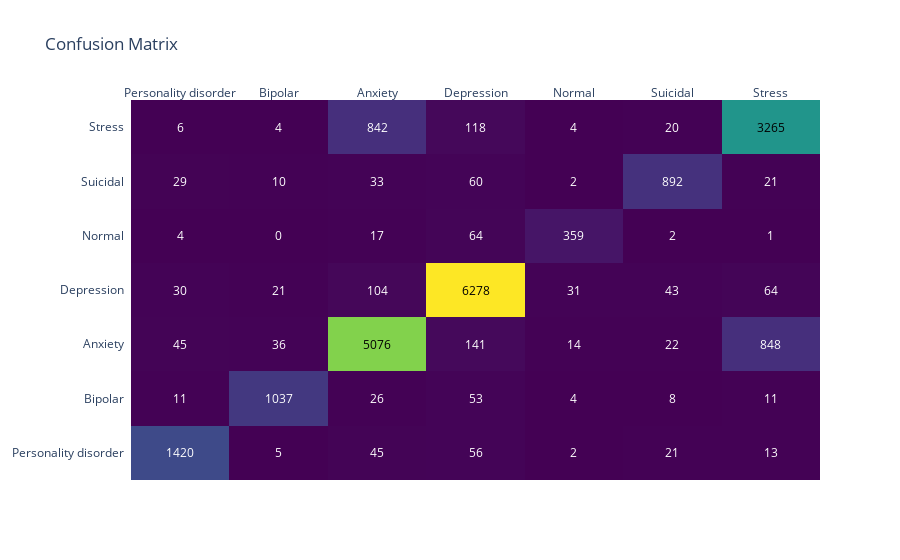

The code cell stored with this chart in its notebook:
### Code cell
# Confusion Matrix
cm = confusion_matrix(y_test, y_pred)
cm_fig = ff.create_annotated_heatmap(
    z=cm,
    x=list(set(y_test)),
    y=list(set(y_test)),
    annotation_text=cm,
    colorscale='Viridis'
)
cm_fig.update_layout(title='Confusion Matrix')
cm_fig.show()

### Figure 1 — Plotly figure (JSON) as saved in the notebook; plotly's stock layout.template omitted (floating-point values rounded to 4 significant figures)
{"data": [{"colorscale": [[0, "#440154"], [0.1111, "#482878"], [0.2222, "#3e4989"], [0.3333, "#31688e"], [0.4444, "#26828e"], [0.5556, "#1f9e89"], [0.6667, "#35b779"], [0.7778, "#6ece58"], [0.8889, "#b5de2b"], [1, "#fde725"]], "reversescale": false, "showscale": false, "type": "heatmap", "x": ["Personality disorder", "Bipolar", "Anxiety", "Depression", "Normal", "Suicidal", "Stress"], "y": ["Personality disorder", "Bipolar", "Anxiety", "Depression", "Normal", "Suicidal", "Stress"], "z": [[1420, 5, 45, 56, 2, 21, 13], [11, 1037, 26, 53, 4, 8, 11], [45, 36, 5076, 141, 14, 22, 848], [30, 21, 104, 6278, 31, 43, 64], [4, 0, 17, 64, 359, 2, 1], [29, 10, 33, 60, 2, 892, 21], [6, 4, 842, 118, 4, 20, 3265]]}], "layout": {"annotations": [{"font": {"color": "#FFFFFF"}, "showarrow": false, "text": "1420", "x": "Personality disorder", "xref": "x", "y": "Personality disorder", "yref": "y"}, {"font": {"color": "#FFFFFF"}, "showarrow": false, "text": "5", "x": "Bipolar", "xref": "x", "y": "Personality disorder", "yref": "y"}, {"font": {"color": "#FFFFFF"}, "showarrow": false, "text": "45", "x": "Anxiety", "xref": "x", "y": "Personality disorder", "yref": "y"}, {"font": {"color": "#FFFFFF"}, "showarrow": false, "text": "56", "x": "Depression", "xref": "x", "y": "Personality disorder", "yref": "y"}, {"font": {"color": "#FFFFFF"}, "showarrow": false, "text": "2", "x": "Normal", "xref": "x", "y": "Personality disorder", "yref": "y"}, {"font": {"color": "#FFFFFF"}, "showarrow": false, "text": "21", "x": "Suicidal", "xref": "x", "y": "Personality disorder", "yref": "y"}, {"font": {"color": "#FFFFFF"}, "showarrow": false, "text": "13", "x": "Stress", "xref": "x", "y": "Personality disorder", "yref": "y"}, {"font": {"color": "#FFFFFF"}, "showarrow": false, "text": "11", "x": "Personality disorder", "xref": "x", "y": "Bipolar", "yref": "y"}, {"font": {"color": "#FFFFFF"}, "showarrow": false, "text": "1037", "x": "Bipolar", "xref": "x", "y": "Bipolar", "yref": "y"}, {"font": {"color": "#FFFFFF"}, "showarrow": false, "text": "26", "x": "Anxiety", "xref": "x", "y": "Bipolar", "yref": "y"}, {"font": {"color": "#FFFFFF"}, "showarrow": false, "text": "53", "x": "Depression", "xref": "x", "y": "Bipolar", "yref": "y"}, {"font": {"color": "#FFFFFF"}, "showarrow": false, "text": "4", "x": "Normal", "xref": "x", "y": "Bipolar", "yref": "y"}, {"font": {"color": "#FFFFFF"}, "showarrow": false, "text": "8", "x": "Suicidal", "xref": "x", "y": "Bipolar", "yref": "y"}, {"font": {"color": "#FFFFFF"}, "showarrow": false, "text": "11", "x": "Stress", "xref": "x", "y": "Bipolar", "yref": "y"}, {"font": {"color": "#FFFFFF"}, "showarrow": false, "text": "45", "x": "Personality disorder", "xref": "x", "y": "Anxiety", "yref": "y"}, {"font": {"color": "#FFFFFF"}, "showarrow": false, "text": "36", "x": "Bipolar", "xref": "x", "y": "Anxiety", "yref": "y"}, {"font": {"color": "#000000"}, "showarrow": false, "text": "5076", "x": "Anxiety", "xref": "x", "y": "Anxiety", "yref": "y"}, {"font": {"color": "#FFFFFF"}, "showarrow": false, "text": "141", "x": "Depression", "xref": "x", "y": "Anxiety", "yref": "y"}, {"font": {"color": "#FFFFFF"}, "showarrow": false, "text": "14", "x": "Normal", "xref": "x", "y": "Anxiety", "yref": "y"}, {"font": {"color": "#FFFFFF"}, "showarrow": false, "text": "22", "x": "Suicidal", "xref": "x", "y": "Anxiety", "yref": "y"}, {"font": {"color": "#FFFFFF"}, "showarrow": false, "text": "848", "x": "Stress", "xref": "x", "y": "Anxiety", "yref": "y"}, {"font": {"color": "#FFFFFF"}, "showarrow": false, "text": "30", "x": "Personality disorder", "xref": "x", "y": "Depression", "yref": "y"}, {"font": {"color": "#FFFFFF"}, "showarrow": false, "text": "21", "x": "Bipolar", "xref": "x", "y": "Depression", "yref": "y"}, {"font": {"color": "#FFFFFF"}, "showarrow": false, "text": "104", "x": "Anxiety", "xref": "x", "y": "Depression", "yref": "y"}, {"font": {"color": "#000000"}, "showarrow": false, "text": "6278", "x": "Depression", "xref": "x", "y": "Depression", "yref": "y"}, {"font": {"color": "#FFFFFF"}, "showarrow": false, "text": "31", "x": "Normal", "xref": "x", "y": "Depression", "yref": "y"}, {"font": {"color": "#FFFFFF"}, "showarrow": false, "text": "43", "x": "Suicidal", "xref": "x", "y": "Depression", "yref": "y"}, {"font": {"color": "#FFFFFF"}, "showarrow": false, "text": "64", "x": "Stress", "xref": "x", "y": "Depression", "yref": "y"}, {"font": {"color": "#FFFFFF"}, "showarrow": false, "text": "4", "x": "Personality disorder", "xref": "x", "y": "Normal", "yref": "y"}, {"font": {"color": "#FFFFFF"}, "showarrow": false, "text": "0", "x": "Bipolar", "xref": "x", "y": "Normal", "yref": "y"}, {"font": {"color": "#FFFFFF"}, "showarrow": false, "text": "17", "x": "Anxiety", "xref": "x", "y": "Normal", "yref": "y"}, {"font": {"color": "#FFFFFF"}, "showarrow": false, "text": "64", "x": "Depression", "xref": "x", "y": "Normal", "yref": "y"}, {"font": {"color": "#FFFFFF"}, "showarrow": false, "text": "359", "x": "Normal", "xref": "x", "y": "Normal", "yref": "y"}, {"font": {"color": "#FFFFFF"}, "showarrow": false, "text": "2", "x": "Suicidal", "xref": "x", "y": "Normal", "yref": "y"}, {"font": {"color": "#FFFFFF"}, "showarrow": false, "text": "1", "x": "Stress", "xref": "x", "y": "Normal", "yref": "y"}, {"font": {"color": "#FFFFFF"}, "showarrow": false, "text": "29", "x": "Personality disorder", "xref": "x", "y": "Suicidal", "yref": "y"}, {"font": {"color": "#FFFFFF"}, "showarrow": false, "text": "10", "x": "Bipolar", "xref": "x", "y": "Suicidal", "yref": "y"}, {"font": {"color": "#FFFFFF"}, "showarrow": false, "text": "33", "x": "Anxiety", "xref": "x", "y": "Suicidal", "yref": "y"}, {"font": {"color": "#FFFFFF"}, "showarrow": false, "text": "60", "x": "Depression", "xref": "x", "y": "Suicidal", "yref": "y"}, {"font": {"color": "#FFFFFF"}, "showarrow": false, "text": "2", "x": "Normal", "xref": "x", "y": "Suicidal", "yref": "y"}, {"font": {"color": "#FFFFFF"}, "showarrow": false, "text": "892", "x": "Suicidal", "xref": "x", "y": "Suicidal", "yref": "y"}, {"font": {"color": "#FFFFFF"}, "showarrow": false, "text": "21", "x": "Stress", "xref": "x", "y": "Suicidal", "yref": "y"}, {"font": {"color": "#FFFFFF"}, "showarrow": false, "text": "6", "x": "Personality disorder", "xref": "x", "y": "Stress", "yref": "y"}, {"font": {"color": "#FFFFFF"}, "showarrow": false, "text": "4", "x": "Bipolar", "xref": "x", "y": "Stress", "yref": "y"}, {"font": {"color": "#FFFFFF"}, "showarrow": false, "text": "842", "x": "Anxiety", "xref": "x", "y": "Stress", "yref": "y"}, {"font": {"color": "#FFFFFF"}, "showarrow": false, "text": "118", "x": "Depression", "xref": "x", "y": "Stress", "yref": "y"}, {"font": {"color": "#FFFFFF"}, "showarrow": false, "text": "4", "x": "Normal", "xref": "x", "y": "Stress", "yref": "y"}, {"font": {"color": "#FFFFFF"}, "showarrow": false, "text": "20", "x": "Suicidal", "xref": "x", "y": "Stress", "yref": "y"}, {"font": {"color": "#000000"}, "showarrow": false, "text": "3265", "x": "Stress", "xref": "x", "y": "Stress", "yref": "y"}], "title": {"text": "Confusion Matrix"}, "xaxis": {"dtick": 1, "gridcolor": "rgb(0, 0, 0)", "side": "top", "ticks": ""}, "yaxis": {"dtick": 1, "ticks": "", "ticksuffix": "  "}}}
